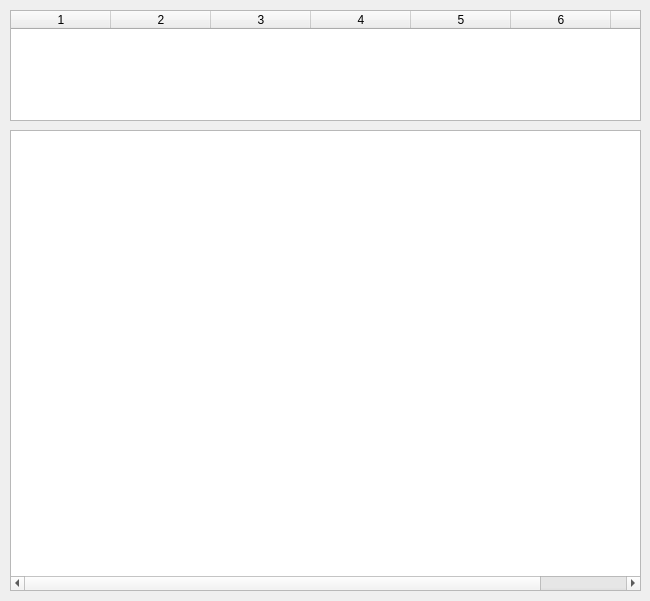
<?xml version="1.0" encoding="UTF-8"?>
<ui version="4.0">
 <class>FormTablesHeaders</class>
 <widget class="QWidget" name="FormTablesHeaders">
  <property name="geometry">
   <rect>
    <x>0</x>
    <y>0</y>
    <width>650</width>
    <height>601</height>
   </rect>
  </property>
  <property name="windowTitle">
   <string>Form</string>
  </property>
  <widget class="QTableWidget" name="TableWidgetHorizontalHeader">
   <property name="geometry">
    <rect>
     <x>10</x>
     <y>10</y>
     <width>631</width>
     <height>111</height>
    </rect>
   </property>
   <property name="horizontalScrollBarPolicy">
    <enum>Qt::ScrollBarAlwaysOff</enum>
   </property>
   <property name="showGrid">
    <bool>false</bool>
   </property>
   <property name="rowCount">
    <number>1</number>
   </property>
   <property name="columnCount">
    <number>7</number>
   </property>
   <attribute name="horizontalHeaderShowSortIndicator" stdset="0">
    <bool>true</bool>
   </attribute>
   <attribute name="horizontalHeaderStretchLastSection">
    <bool>true</bool>
   </attribute>
   <attribute name="verticalHeaderVisible">
    <bool>false</bool>
   </attribute>
   <row/>
   <column/>
   <column/>
   <column/>
   <column/>
   <column/>
   <column/>
   <column/>
  </widget>
  <widget class="QTableWidget" name="TableWidgetContent">
   <property name="geometry">
    <rect>
     <x>10</x>
     <y>130</y>
     <width>631</width>
     <height>461</height>
    </rect>
   </property>
   <property name="selectionBehavior">
    <enum>QAbstractItemView::SelectRows</enum>
   </property>
   <property name="showGrid">
    <bool>false</bool>
   </property>
   <property name="sortingEnabled">
    <bool>true</bool>
   </property>
   <property name="rowCount">
    <number>7</number>
   </property>
   <property name="columnCount">
    <number>7</number>
   </property>
   <attribute name="horizontalHeaderVisible">
    <bool>false</bool>
   </attribute>
   <attribute name="horizontalHeaderStretchLastSection">
    <bool>true</bool>
   </attribute>
   <attribute name="verticalHeaderVisible">
    <bool>false</bool>
   </attribute>
   <row/>
   <row/>
   <row/>
   <row/>
   <row/>
   <row/>
   <row/>
   <column/>
   <column/>
   <column/>
   <column/>
   <column/>
   <column/>
   <column/>
  </widget>
 </widget>
 <resources/>
 <connections/>
</ui>
